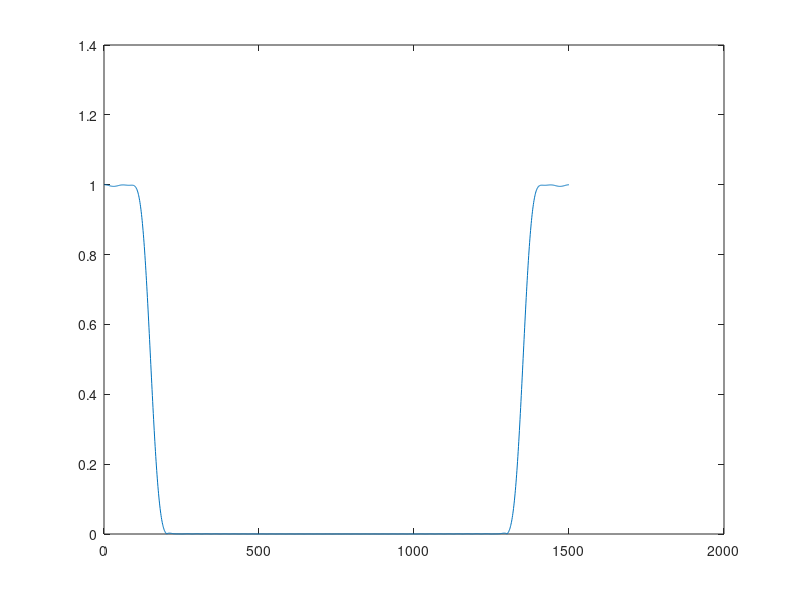
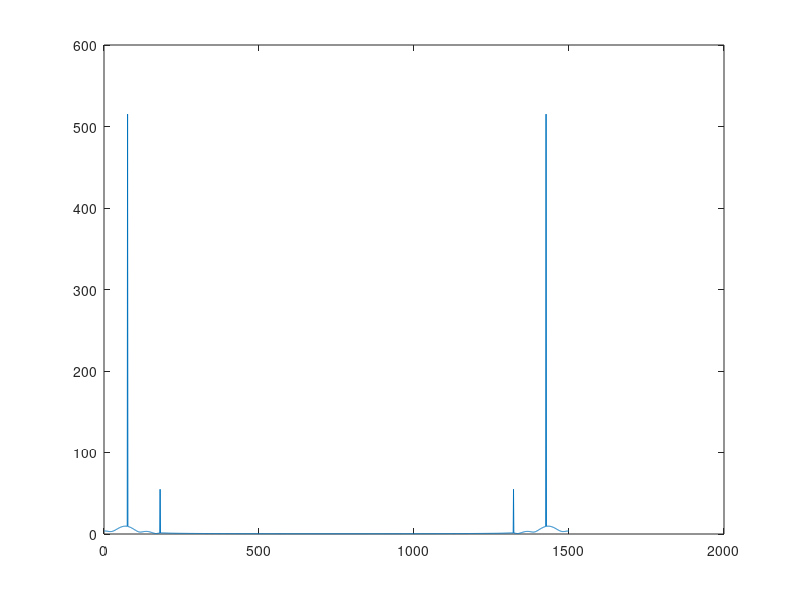
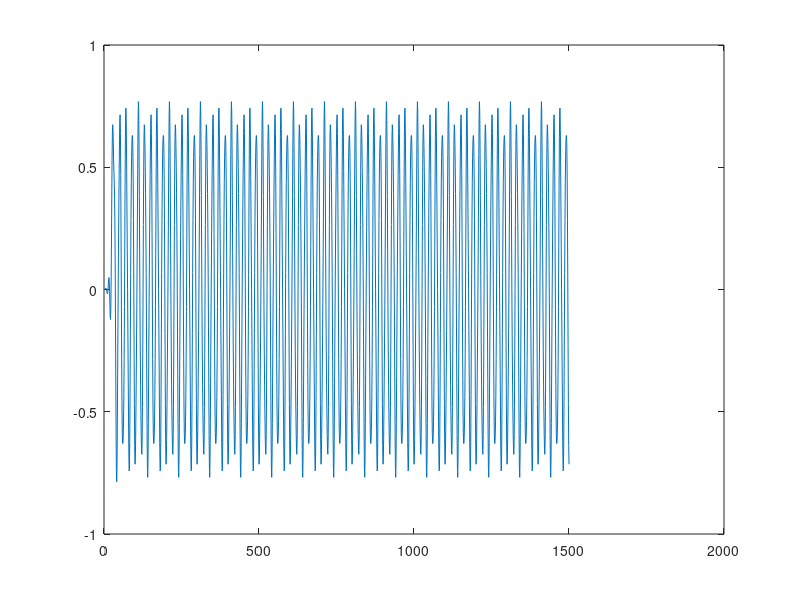

The MATLAB source for these figures, in order:
close all; clear all; clc;

% Frequência de amostragem.
Fs = 1000;
% Tempo de amostragem.
T  = 1/Fs;            
% Quantidade de amostras
Qtotal  = 1500;             
% Tempo total do sinal.
t  = (0:Qtotal-1)*T;

% Sinal original.
% ----------------
S = 0.7*sin(2*pi*50*t) + sin(2*pi*120*t);
% FFT do sinal.
S_fft = abs(fft(S, Qtotal));
w     = linspace(0, pi/T, Qtotal);
plot(w, S_fft);
xlim([0 pi/T]);


% Implementação de um filtro passa baixas para filtragem do sinal de
% frequência de 120 Hz.
% ----------------------------------------------------------------------
H = fir1(50, 0.2, 'low');
% FFT do sinal.
H_fft = abs(fft(H, Qtotal));

% plot(S_fft); hold on;
plot(H_fft);

Filtrado = filter(H, 1, S);

figure;
% plot(Filtrado); hold on;
% plot(S_fft)
Filtrado_fft  = abs(fft(Filtrado, Qtotal))
plot(Filtrado_fft);

figure;
plot(Filtrado);
